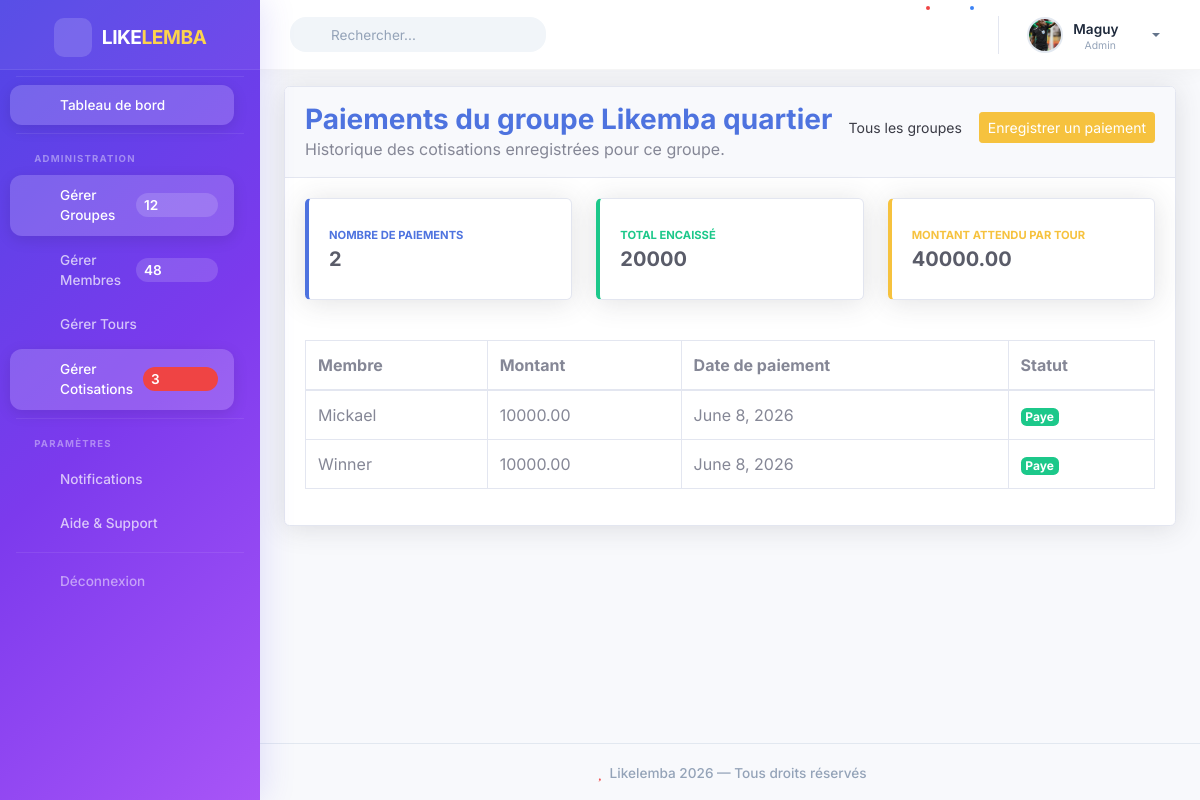
Page /groupes/7/paiements/ (signed in) on the committed database.
### authentification/models.py (models this page shows)
class Utilisateur(AbstractUser):
    telephone = models.CharField(max_length=20)
    ROLE_CHOICES = [
        ('ADMIN', 'Admin'),
        ('MEMBRE', 'Membre')
    ]
    role = models.CharField(max_length=10, choices=ROLE_CHOICES)
    photo = models.ImageField(upload_to='profiles/', null=True, blank=True)
    is_verified = models.BooleanField(default=False)

### likelemba_app/models.py (models this page shows, shortened)
class Groupe(models.Model):
    FREQUENCE_CHOICES = [
        ('QUOTIDIEN', 'Quotidien'),
        ('HEBDOMADAIRE', 'Hebdomadaire'),
        ('MENSUEL', 'Mensuel'),
        ('ANNUEL', 'Annuel')
    ]
    STATUT_CHOICES = [
        ('ACTIF', 'Actif'),
        ('TERMINE', 'Terminé')
    ]
    nom = models.CharField(max_length=100)
    montant_cotisation = models.DecimalField(
        max_digits=10,
        decimal_places=2
    )
    frequence = models.CharField(max_length=20, choices=FREQUENCE_CHOICES)
    date_debut = models.DateField()
    statut = models.CharField(max_length=20, choices = STATUT_CHOICES, default='ACTIF')
    date_creation = models.DateTimeField(auto_now_add=True, null=True)
    admin = models.ForeignKey(
        Utilisateur,
        on_delete=models.CASCADE
    )

class Paiement(models.Model):
    membre = models.ForeignKey(
        MembreGroupe,
        on_delete=models.CASCADE
    )
    tour = models.ForeignKey(
        Tour,
        on_delete=models.CASCADE
    )
    montant = models.DecimalField(
        max_digits=10,
        decimal_places=2
    )
    date_paiement = models.DateField()
    statut = models.CharField(
        max_length=20,
        choices=[
            ('PAYE', 'Payé'),
            ('NON_PAYE', 'Non payé')
        ]
    )

class MembreGroupe(models.Model):
    utilisateur = models.ForeignKey(
        Utilisateur,
        on_delete=models.CASCADE,
        null=True,
        blank=True
    )
    groupe = models.ForeignKey(
        Groupe,
        on_delete=models.CASCADE,
        null=True,
        blank=True
    )
    nom = models.CharField(max_length=100, null=True, blank=True)
    telephone = models.CharField(max_length=20, blank=True)
    ordre_reception = models.IntegerField()
    @property
    def nom_affiche(self):
        if self.utilisateur:
            return self.utilisateur.username
        return self.nom or "Membre sans nom"
    class Meta:
        unique_together = ('utilisateur', 'groupe')

### likelemba_app/views.py (the view)
# urls.py: path('groupes/<int:groupe_id>/paiements/', paiements_groupe_view, name='paiements_groupe'),
@login_required(login_url="login")
def paiements_groupe_view(request, groupe_id):
    if request.user.role != 'ADMIN':
        return redirect('dashboard_membre')
    groupe = get_object_or_404(Groupe, id=groupe_id, admin=request.user)
    paiements = Paiement.objects.filter(
        membre__groupe=groupe
    ).select_related('membre', 'membre__utilisateur').order_by('-date_paiement', '-id')
    resume = paiements.aggregate(total_encaisse=Sum('montant'))
    total_encaisse = resume['total_encaisse'] or 0
    total_paiements = paiements.count()
    total_attendu = groupe.montant_cotisation * MembreGroupe.objects.filter(groupe=groupe).count()
    return render(request, 'paiements/paiements_groupe.html', {
        'groupe': groupe,
        'paiements': paiements,
        'total_encaisse': total_encaisse,
        'total_paiements': total_paiements,
        'total_attendu': total_attendu,
    })

### likelemba/templates/paiements/paiements_groupe.html (shortened to what this page needs)
{% extends 'base.html' %}
{% block content %}
<div class="card shadow mb-4">
    <div class="card-header py-3 d-flex justify-content-between align-items-center">
        <div>
            <h3 class="m-0 font-weight-bold text-primary">Paiements du groupe {{ groupe.nom }}</h3>
            <p class="mb-0 text-muted">Historique des cotisations enregistrées pour ce groupe.</p>
        </div>
        <div class="d-flex flex-wrap justify-content-end">
            <a href="{% url 'liste_groupes_paiements' %}" class="btn btn-light btn-sm mr-2 mb-2">
                Tous les groupes
            </a>
            <a href="{% url 'ajouter_paiement' groupe.id %}" class="btn btn-warning btn-sm mb-2">
                Enregistrer un paiement
            </a>
        </div>
    </div>
    <div class="card-body">
        <div class="row mb-4">
            <div class="col-md-4 mb-3">
                <div class="card border-left-primary shadow h-100 py-2">
                    <div class="card-body">
                        <div class="text-xs font-weight-bold text-primary text-uppercase mb-1">Nombre de paiements</div>
                        <div class="h5 mb-0 font-weight-bold text-gray-800">{{ total_paiements }}</div>
                    </div>
                </div>
            </div>
            <div class="col-md-4 mb-3">
                <div class="card border-left-success shadow h-100 py-2">
                    <div class="card-body">
                        <div class="text-xs font-weight-bold text-success text-uppercase mb-1">Total encaissé</div>
                        <div class="h5 mb-0 font-weight-bold text-gray-800">{{ total_encaisse }}</div>
                    </div>
                </div>
            </div>
            <div class="col-md-4 mb-3">
                <div class="card border-left-warning shadow h-100 py-2">
                    <div class="card-body">
                        <div class="text-xs font-weight-bold text-warning text-uppercase mb-1">Montant attendu par tour</div>
                        <div class="h5 mb-0 font-weight-bold text-gray-800">{{ total_attendu }}</div>
                    </div>
                </div>
            </div>
        </div>
        <div class="table-responsive">
            <table class="table table-bordered" width="100%" cellspacing="0">
                <thead>
                    <tr>
                        <th>Membre</th>
                        <th>Montant</th>
                        <th>Date de paiement</th>
                        <th>Statut</th>
                    </tr>
                </thead>
                <tbody>
                    {% for paiement in paiements %}
                    <tr>
                        <td>{{ paiement.membre.nom_affiche }}</td>
                        <td>{{ paiement.montant }}</td>
                        <td>{{ paiement.date_paiement }}</td>
                        <td>
                            {% if paiement.statut == "PAYE" %}
                                <span class="badge badge-success">Paye</span>
                            {% else %}
                                <span class="badge badge-warning">Non paye</span>
                            {% endif %}
                        </td>
                    </tr>
                    {% empty %}
                    <tr>
                        <td colspan="4" class="text-center">
                            Aucun paiement enregistré pour ce groupe.
                        </td>
                    </tr>
                    {% endfor %}
                </tbody>
            </table>
        </div>
    </div>
</div>
{% endblock content %}

### likelemba/templates/components/navbar.html (shortened to what this page needs)
{% load static %}
<nav class="navbar navbar-expand navbar-light bg-white topbar mb-0 static-top shadow-sm">
    <form class="d-none d-sm-inline-block form-inline mr-auto my-2 my-md-0">
        <div class="search-wrapper">
            <i class="fas fa-search search-icon"></i>
            <input type="text" class="form-control" placeholder="Rechercher...">
        </div>
    </form>
    <ul class="navbar-nav ml-auto align-items-center" style="flex-direction: row; gap: 2px;">
        <li class="nav-item">
            <a class="nav-link" href="#" role="button" style="position: relative;">
                <i class="fas fa-bell fa-fw" style="font-size: 1.1rem;"></i>
                <span class="badge-dot"></span>
            </a>
        </li>
        <li class="nav-item">
            <a class="nav-link" href="#" role="button" style="position: relative;">
                <i class="fas fa-envelope fa-fw" style="font-size: 1.1rem;"></i>
                <span class="badge-dot blue"></span>
            </a>
        </li>
        <li class="nav-item">
            <a class="nav-link dropdown-toggle user-profile" href="#" id="userDropdown" role="button" data-toggle="dropdown" aria-haspopup="true" aria-expanded="false">
                {% if request.user.photo %}
                    <img src="{{ request.user.photo.url }}" alt="Photo de profil">
                {% else %}
                    <img src="{% static 'img/undraw_profile_2.svg' %}" alt="Photo de profil">
                {% endif %}
                <div class="user-info d-none d-lg-block">
                    <span class="user-name">{{ request.user.username }}</span>
                    <span class="user-role">
                        <i class="fas fa-circle" style="color: #22c55e;"></i>
                        {{ request.user.get_role_display }}
                    </span>
                </div>
                <i class="fas fa-chevron-down chevron"></i>
            </a>
        </li>
    </ul>
</nav>

### likelemba/templates/base.html (style rules this page uses)
:root { --primary-color: #4f46e5; --primary-gradient: linear-gradient(135deg, #4f46e5 0%, #7c3aed 50%, #a855f7 100%); --sidebar-width: 260px; --header-height: 70px; --shadow-card: 0 4px 20px rgba(0, 0, 0, 0.06); --shadow-hover: 0 8px 30px rgba(0, 0, 0, 0.12); --radius-lg: 16px; --radius-md: 12px; --radius-sm: 8px; --transition-smooth: all 0.3s cubic-bezier(0.4, 0, 0.2, 1); }
* { font-family: 'Inter', -apple-system, BlinkMacSystemFont, sans-serif; }
body { background: #f8fafc; }
.navbar { height: var(--header-height) !important; padding: 0 30px !important; background: #ffffff !important; box-shadow: 0 2px 20px rgba(0, 0, 0, 0.04) !important; border-bottom: 1px solid rgba(0, 0, 0, 0.04) !important; position: sticky; top: 0; z-index: 1030; display: flex; align-items: center; justify-content: space-between; }
.navbar .form-control { border-radius: var(--radius-lg) !important; padding: 9px 18px 9px 40px !important; font-size: 0.85rem; background: #f1f5f9 !important; border: 1px solid transparent !important; transition: var(--transition-smooth); min-width: 200px; }
.navbar .form-control::placeholder { color: #94a3b8; }
.navbar .search-wrapper { position: relative; }
.navbar .search-wrapper .search-icon { position: absolute; left: 14px; top: 50%; transform: translateY(-50%); color: #94a3b8; font-size: 0.85rem; }
.navbar .nav-link { padding: 8px 10px !important; border-radius: var(--radius-md) !important; color: #64748b !important; transition: var(--transition-smooth); position: relative; }
.navbar .nav-link .badge-dot { position: absolute; top: 4px; right: 4px; width: 8px; height: 8px; background: #ef4444; border-radius: 50%; border: 2px solid #ffffff; }
.navbar .nav-link .badge-dot.blue { background: #3b82f6; }
.user-profile { display: flex !important; align-items: center !important; gap: 10px; padding: 4px 12px 4px 8px !important; border-radius: var(--radius-lg) !important; cursor: pointer; transition: var(--transition-smooth); text-decoration: none; }
.user-profile .user-name { font-weight: 600; font-size: 0.85rem; color: #1e293b; }
.user-profile .user-role { font-size: 0.65rem; color: #94a3b8; display: block; margin-top: -2px; }
.user-profile .user-role i { font-size: 0.35rem; vertical-align: middle; margin-right: 4px; }
.user-profile img { width: 36px; height: 36px; border-radius: 50%; object-fit: cover; border: 2px solid #e2e8f0; transition: var(--transition-smooth); flex-shrink: 0; }
.user-profile .chevron { font-size: 0.6rem; color: #94a3b8; transition: var(--transition-smooth); margin-left: 2px; }

### rows in the picture
Utilisateur: user.photo (picture), user.username "Maguy", user.role "Admin"
Groupe: nom "Likemba quartier"
Paiement: membre.nom_affiche "Mickael", montant "10000.00", date_paiement "June 8, 2026", statut "Paye"
Paiement: membre.nom_affiche "Winner", montant "10000.00", date_paiement "June 8, 2026", statut "Paye"

### other values in the picture
{{ total_paiements }} "2"
{{ total_encaisse }} "20000"
{{ total_attendu }} "40000.00"
